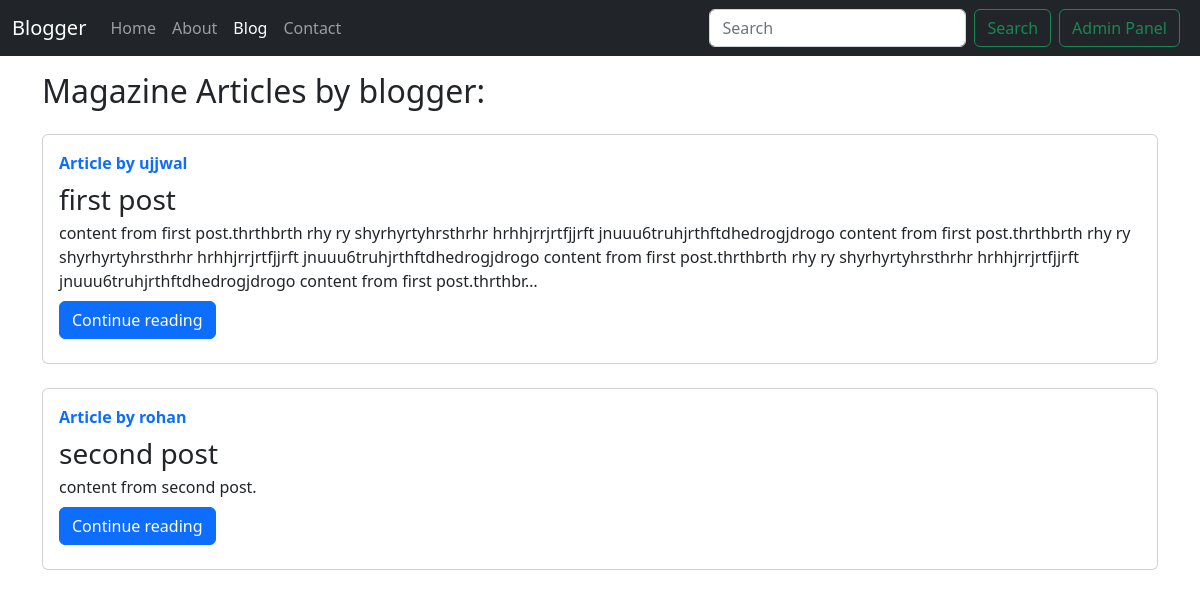
Screenshot of /blog/ with the database file from the repository.
### blogApp/models.py (models this page shows, shortened)
class Post(models.Model):
    sno = models.AutoField(primary_key=True)
    title = models.CharField(max_length=225)
    content = models.TextField()
    author = models.CharField(max_length=25)
    slug = models.CharField(max_length=130)
    timeStamp = models.DateTimeField(blank=True)

### blogApp/views.py (the view)
# urls.py: path('', views.blogHome, name="blogHome"),
def blogHome(request):
    allPosts = Post.objects.all()
    context = {'allPosts': allPosts}
    return render(request, 'blogApp/blogHome.html', context)

### templates/blogApp/blogHome.html (shortened to what this page needs)
{% extends 'base.html' %}
{% block blogactive %} active {% endblock blogactive %}
{% block body %}
<div class="container my-3">
    <h2>Magazine Articles by blogger:</h2>
    {% for post in allPosts %}
    <div class="card flex-md-row my-4 box-shadow h-md-250">
        <div class="card-body d-flex flex-column align-items-start">
            <strong class="d-inline-block mb-2 text-primary">Article by {{post.author}}</strong>
            <h3 class="mb-0">{{post.title}}</h3>
            <p class="card-text mb-auto">{{post.content | truncatechars:350 }}</p>
            <div class="my-2">
                <a href="/blog/{{post.slug}}" role="button" class="btn btn-primary">Continue reading</a>
            </div>
        </div>
    </div>
    {% endfor %}
</div>
{% endblock body %}

### templates/base.html (shortened to what this page needs)
<!doctype html>
<html lang="en">
<head>
  <link href="https://cdn.jsdelivr.net/npm/bootstrap@5.2.1/dist/css/bootstrap.min.css" rel="stylesheet"
>
</head>
<body>
  <nav class="navbar navbar-expand-lg navbar-dark bg-dark">
    <div class="container-fluid">
      <a class="navbar-brand" href="/">Blogger</a>
      <div class="collapse navbar-collapse" id="navbarSupportedContent">
        <ul class="navbar-nav me-auto mb-2 mb-lg-0">
          <li class="nav-item">
            <a class="nav-link {% block homeactive %}{% endblock homeactive %}" aria-current="page" href="/">Home</a>
          </li>
          <li class="nav-item">
            <a class="nav-link {% block aboutactive %}{% endblock aboutactive %}" href="/about">About</a>
          </li>
          <li class="nav-item">
            <a class="nav-link {% block blogactive %}{% endblock blogactive %}" href="/blog">Blog</a>
          </li>
          <li class="nav-item">
            <a class="nav-link {% block contactactive %}{% endblock contactactive %}" href="/contact">Contact</a>
          </li>
        </ul>
        <form method="get" action="/search" class="d-flex" role="search">
          <input class="form-control me-2" type="search" placeholder="Search" aria-label="Search" name="query" id="query" >
          <button class="btn btn-outline-success" type="submit">Search</button>
        </form>
        <a href="/admin" role="button" target="_blank" class="btn btn-outline-success m-2 my-sm-0" type="submit">Admin Panel</a>
      </div>
    </div>
  </nav>
  {% block body %}{% endblock body %}
</body>
</html>

### rows the page displays
Post: author "ujjwal", title "first post", content "content from first post.thrthbrth rhy ry shyrhyrtyhrsthrhr hrhhjrrjrtfjjrft jnuuu6truhjrthftdhedrogjdrogo content from first post.thrthbrth rhy ry shyrhyrtyhrsthrhr hrhhjrrjrtfjjrft jnuuu6truhjrthftdhedrogjdrogo content from first post.thrthbrth rhy ry shyrhyrtyhrsthrhr hrhhjrrjrtfjjrft jnuuu6truhjrthftdhedrogjdrogo content from first post.thrthbr…"
Post: author "rohan", title "second post", content "content from second post."
